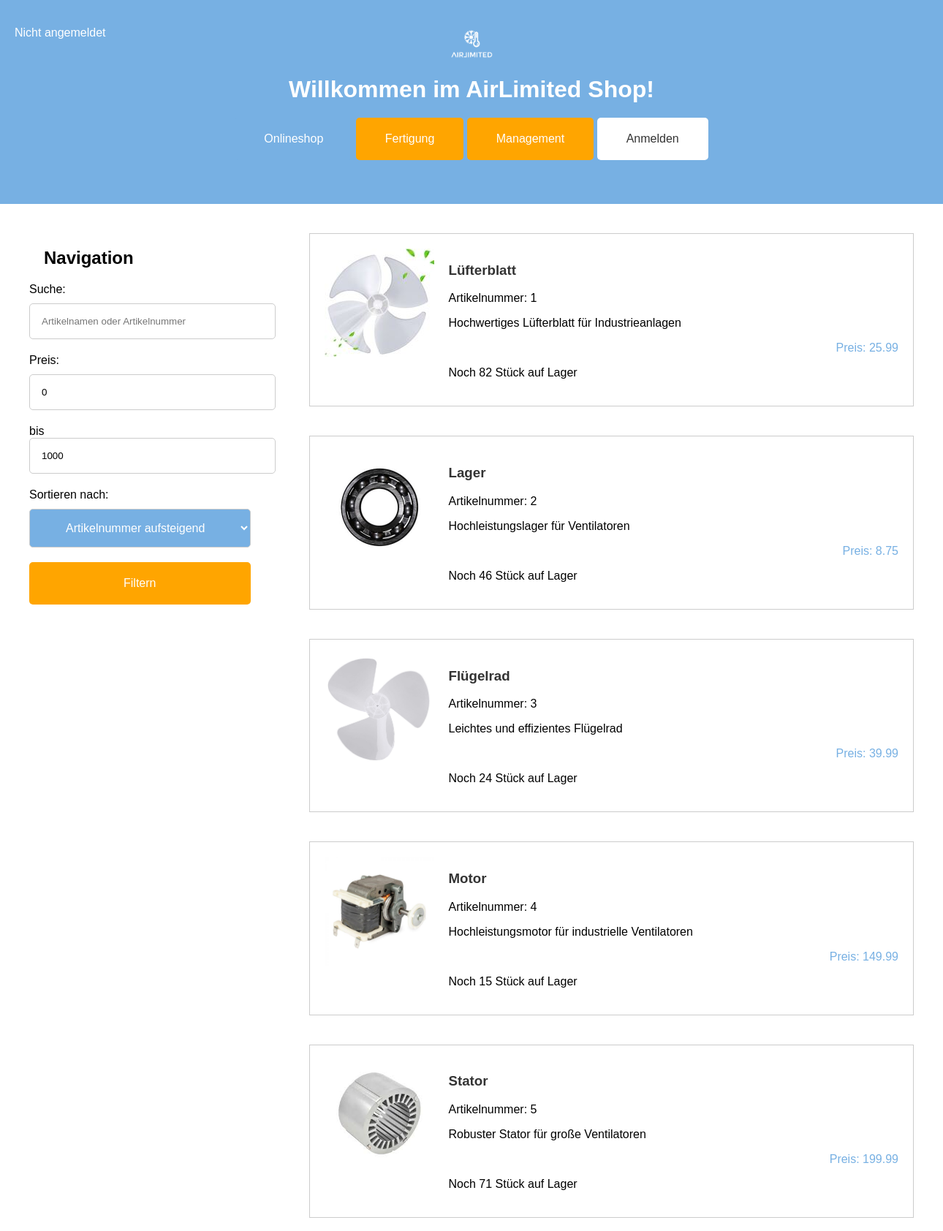
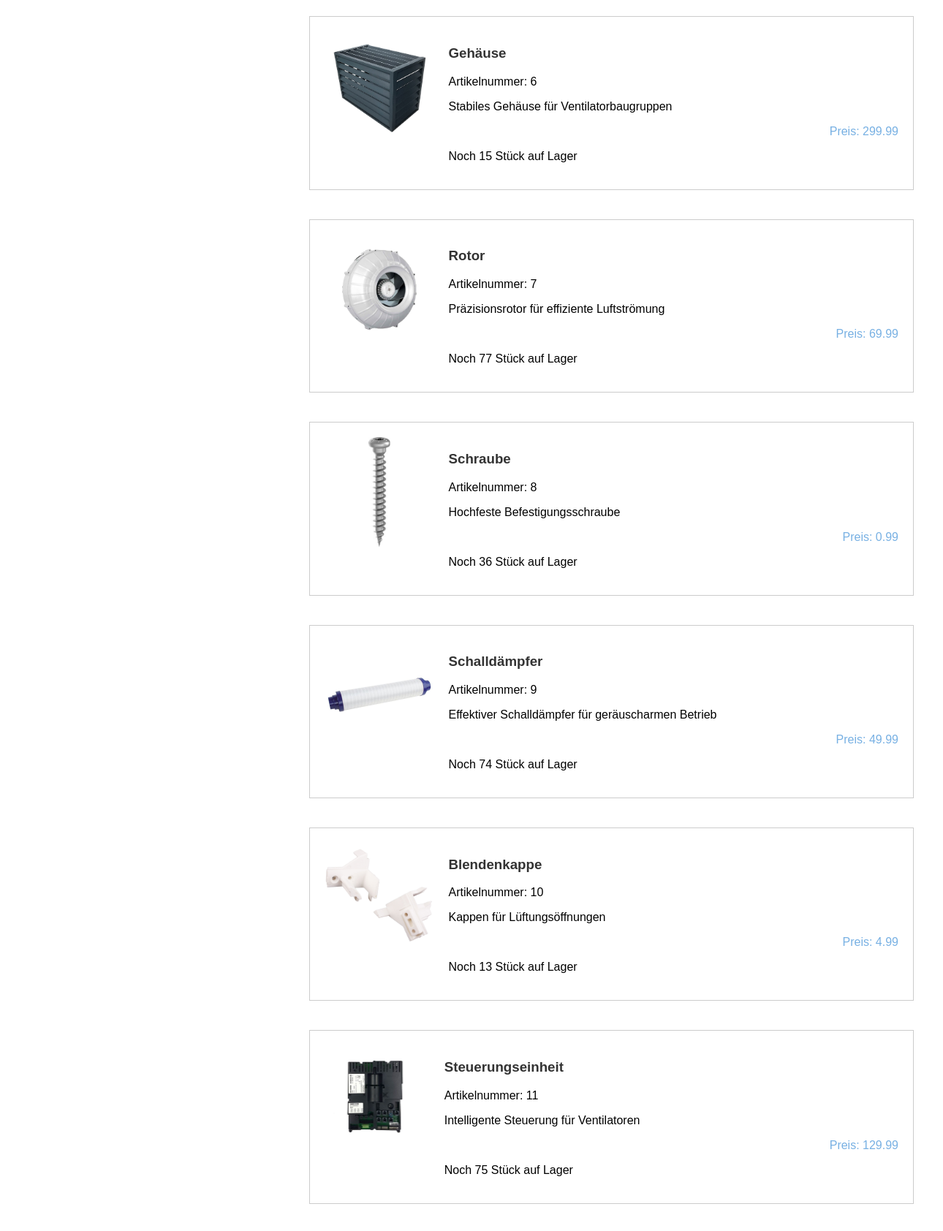
The page /onlineshop.php (upper part) on the database its author committed (2 pictures, top to bottom).
### tables this page shows
CREATE TABLE IF NOT EXISTS `sind_in` (
  `LagerNr` int(11) NOT NULL,
  `SKUNr` int(11) NOT NULL,
  `Bestand` int(11) DEFAULT NULL,
  PRIMARY KEY (`LagerNr`,`SKUNr`),
  KEY `sind_in SKUNr` (`SKUNr`),
  CONSTRAINT `sind_in LagerNr` FOREIGN KEY (`LagerNr`) REFERENCES `lager` (`LagerNr`) ON DELETE NO ACTION ON UPDATE NO ACTION,
  CONSTRAINT `sind_in SKUNr` FOREIGN KEY (`SKUNr`) REFERENCES `sku` (`SKUNr`) ON DELETE NO ACTION ON UPDATE NO ACTION
);

CREATE TABLE IF NOT EXISTS `sku` (
  `SKUNr` int(11) NOT NULL AUTO_INCREMENT,
  `Name` varchar(20) NOT NULL,
  `Standardlosgroeße` int(11) NOT NULL DEFAULT 0,
  `Laenge` float DEFAULT NULL,
  `Breite` float DEFAULT NULL,
  `Hoehe` float DEFAULT NULL,
  `Gewicht` float DEFAULT NULL,
  `Beschreibung` varchar(200) DEFAULT NULL,
  `Preis` float DEFAULT NULL,
  `Foto` varchar(50) DEFAULT NULL,
  `Art` varchar(50) DEFAULT NULL,
  `Fertigungsanweisungen` varchar(50) DEFAULT NULL,
  `FertigungsNr` int(11) DEFAULT NULL,
  `LagerNr` int(11) DEFAULT NULL,
  PRIMARY KEY (`SKUNr`),
  KEY `FertigungsNr` (`FertigungsNr`),
  KEY `Lagerstandort` (`LagerNr`),
  CONSTRAINT `sku FertigungsNr` FOREIGN KEY (`FertigungsNr`) REFERENCES `fertigung` (`FertigungsNr`) ON DELETE NO ACTION ON UPDATE NO ACTION,
  CONSTRAINT `sku LagerNr` FOREIGN KEY (`LagerNr`) REFERENCES `lager` (`LagerNr`) ON DELETE NO ACTION ON UPDATE NO ACTION
);

### db_class.php (called while the page is built, shortened)
<?php
class DBConnector
{
	private $database = null;
	public function connect()
	{
		$this->database = mysqli_connect(DB_HOST, DB_USER, DB_PASSWORD) or die('Verbindung schlug fehl: '.mysqli_error($this->database));
		mysqli_select_db($this->database, DB_NAME) or die('Verbindung schlug fehl: '.mysqli_error($this->database));
		mysqli_query($this->database, "SET CHARSET 'utf8'") or die('Verbindung schlug fehl: '.mysqli_error($this->database));
		mysqli_query($this->database, "SET NAMES 'UTF8'") or die('Verbindung schlug fehl: '.mysqli_error($this->database));
	}
	static public function fetchEntity($QueryResult)
	{
		return mysqli_fetch_object($QueryResult);
	}
	static public function fetchEntityArray($QueryResult)
	{
		$result = array();
		while( $item = DBConnector::fetchEntity($QueryResult) )
			$result[] = $item;
		return $result;
	}
	public function query($Query)
	{
		$result = mysqli_query($this->database, $Query);
		return $result;
	}
	public function getEntityArray($Query)
	{
		$result = $this->query($Query);
		if( $result )
			return $this->fetchEntityArray($result);
		else
			return false;
	}
}
?>

### onlineshop.php (the view, shortened to what this page needs)
<?php
if (isset($_SESSION['userType']) && isset($_SESSION['userID'])) {
    $userType = $_SESSION['userType'];
    $userID = $_SESSION['userID'];
    $loginText = "Angemeldet als: " . $userType . " " . $userID;
} else {
    $loginText = "Nicht angemeldet". "<br>";
}
require_once "db_class.php";
$DBServer   = 'localhost';
$DBHost     = 'airlimited';
$DBUser     = 'root';
$DBPassword = '';
$db = new DBConnector($DBServer, $DBHost, $DBUser, $DBPassword);
$db->connect();
$price_min = 0;
$price_max = 1000;
$search_term = '';
if (!isset($_GET['sort'])) {
    $sort = 'SKUNr ASC';
} else {
    $sort = $_GET['sort'];
}
$query = 'SELECT `Foto`, `Name`,  sku.`SKUNr`, `Beschreibung`, `Preis`, sind_in.Bestand ';
$query .= 'FROM `airlimited`.`sku` ';
$query .= 'LEFT JOIN sind_in ON sku.SKUNr = sind_in.SKUNr ';
$query .= 'WHERE Preis > '. $price_min .' AND Preis < ' . $price_max . ' ';
$query .= 'ORDER BY ' . $sort . ' ';
$query .= 'LIMIT 1000;';
$result = $db->getEntityArray($query);
?>
<!DOCTYPE html>
<html lang="de">
<head>
    <link rel="stylesheet" href="styles.css">
</head>
<body>
   <header>
        <div class="logo">
            <img src="logo.png" alt="AirLimited Logo">
        </div>
        <h1>Willkommen im AirLimited Shop!</h1>
        <nav>
            <button onclick="window.location.href='onlineshop.php'">Onlineshop</button>
            <button onclick="window.location.href='fertigung.php'" class="fertigung-btn">Fertigung</button>
            <button onclick="window.location.href='management.php'" class="management-btn">Management</button>
            <button onclick="window.location.href='index.php'" class="login-btn">Anmelden</button>
        </nav>
        <div class="meine-logindaten">
            <p>
                <?php
                    echo $loginText;
                ?>
            </p>
        </div>
    </header>
    <main id="index-page">
    <div class="product-nav">
        <h2>Navigation</h2>
        <form action="#" method="GET">
            <label for="search_term">Suche:</label>
            <input type="text" id="search_term" name="search_term" value="<?php echo htmlspecialchars($search_term); ?>" placeholder="Artikelnamen oder Artikelnummer">
            <label for="price">Preis:</label>
            <input type="number" id="price" name="price_min" min="0" value="<?php echo htmlspecialchars($price_min); ?>">
            <span>bis</span>
            <input type="number" id="price" name="price_max" min="0" value="<?php echo htmlspecialchars($price_max); ?>">
            <label for="sort">Sortieren nach:</label>
            <select id="sort" name="sort">
                <option value="SKUNr ASC" <?php if ($sort == 'SKUNr ASC') echo 'selected'; ?>>Artikelnummer aufsteigend</option>
            </select>
            <button type="submit">Filtern</button>
        </form>
    </div>
    <div class="product-content">
        <?php
            foreach ( $result as $sku ){
                echo '
                <div class="product">
                    <a href="#">
                        <div class="product-image">
                            <img src="images/' . htmlspecialchars($sku->SKUNr) . '.jpg" alt="Produkt ' . htmlspecialchars($sku->SKUNr) . '" width="150" height="150">
                        </div>
                        <div class="product-details">
                            <h3><a href="sku_details.php?sku=' . urlencode($sku->SKUNr) . '"> ' . htmlspecialchars($sku->Name) . ' </a></h3>
                            <p>Artikelnummer: '. $sku->SKUNr .'</p>
                            <p>'. $sku->Beschreibung .'</p>
                            <p class="price">Preis: '. $sku->Preis .'</p>
                            <p>Noch '. $sku->Bestand .' Stück auf Lager</p>
                        </div>
                    </a>
                </div>
                ';
            }
        ?>
    </div>
</main>
</body>
</html>

### styles.css (style rules this page uses)
body { font-family: Arial, sans-serif; margin: 0; padding: 0; }
header { background-color: #77b0e3; color: white; padding: 40px; display: flex; flex-direction: column; align-items: center; }
header h1 { margin: 0; margin-top: 20px; }
h2 { text-align: left; margin-left: 20px; margin-top: 20px; margin-bottom: 20px; }
.logo img { height: 40px; }
nav { margin-top: 20px; }
nav button { margin-bottom: 20px; background-color: #77b0e3; border: none; color: white; padding: 20px 40px; text-align: center; text-decoration: none; display: inline-block; font-size: 16px; cursor: pointer; border-radius: 5px; }
.login-btn { background-color: white; color: #333; }
.management-btn, .fertigung-btn { background-color: #ffa500; }
.meine-logindaten { position: absolute; top: 20px; left: 20px; }
.meine-logindaten p { color: white; text-align: left; text-decoration: none; font-size: 16px; }
main { padding: 40px; }
#index-page { display: flex; }
#index-page .product-content { flex: 1; }
#index-page .product-nav { width: 25%; padding-right: 40px; margin-right: 40px; }
#index-page .product-nav h2 { margin-bottom: 20px; }
#index-page .product-nav form { margin-bottom: 40px; }
#index-page .product-nav label { display: block; margin-bottom: 10px; }
#index-page .product-nav input[type="number"], #index-page .product-nav input[type="text"], #index-page .product-nav select { width: 100%; padding: 16px; border: 1px solid #ccc; border-radius: 5px; margin-bottom: 20px; }
#index-page .product-nav button { width: 100%; background-color: #ffa500; border: none; color: white; padding: 20px 40px; text-align: center; text-decoration: none; display: inline-block; font-size: 16px; cursor: pointer; border-radius: 5px; }
#index-page .product-content { flex: 1; margin-bottom: 100px; overflow-y: auto; }
#index-page .product { display: flex; border: 1px solid #ccc; margin-bottom: 40px; padding: 20px; }
#index-page .product a { text-decoration: none; color: #333; }
#index-page .product .product-image img { max-width: 150px; max-height: 150px; width: auto; height: auto; }
#index-page .product-details { flex: 1; }
#index-page .product-details .price { color: #77b0e3; text-align: right; }
.product-image { margin-right: 20px; }
form select { background-color: #77b0e3; border: none; color: white; padding: 10px 20px; text-align: center; text-decoration: none; display: inline-block; font-size: 16px; cursor: pointer; border-radius: 5px; margin-bottom: 20px; width: auto; }

### rows shown on the page
sind_in: shows a picture, SKUNr.Name "Lüfterblatt", SKUNr.SKUNr "1", SKUNr.Beschreibung "Hochwertiges Lüfterblatt für Industrieanlagen", SKUNr.Preis "25.99", Bestand "82"
sind_in: shows a picture, SKUNr.Name "Lager", SKUNr.SKUNr "2", SKUNr.Beschreibung "Hochleistungslager für Ventilatoren", SKUNr.Preis "8.75", Bestand "46"
sind_in: shows a picture, SKUNr.Name "Flügelrad", SKUNr.SKUNr "3", SKUNr.Beschreibung "Leichtes und effizientes Flügelrad", SKUNr.Preis "39.99", Bestand "24"
sind_in: shows a picture, SKUNr.Name "Motor", SKUNr.SKUNr "4", SKUNr.Beschreibung "Hochleistungsmotor für industrielle Ventilatoren", SKUNr.Preis "149.99", Bestand "15"
sind_in: shows a picture, SKUNr.Name "Stator", SKUNr.SKUNr "5", SKUNr.Beschreibung "Robuster Stator für große Ventilatoren", SKUNr.Preis "199.99", Bestand "71"
sind_in: shows a picture, SKUNr.Name "Gehäuse", SKUNr.SKUNr "6", SKUNr.Beschreibung "Stabiles Gehäuse für Ventilatorbaugruppen", SKUNr.Preis "299.99", Bestand "15"
sind_in: shows a picture, SKUNr.Name "Rotor", SKUNr.SKUNr "7", SKUNr.Beschreibung "Präzisionsrotor für effiziente Luftströmung", SKUNr.Preis "69.99", Bestand "77"
sind_in: shows a picture, SKUNr.Name "Schraube", SKUNr.SKUNr "8", SKUNr.Beschreibung "Hochfeste Befestigungsschraube", SKUNr.Preis "0.99", Bestand "36"
sind_in: shows a picture, SKUNr.Name "Schalldämpfer", SKUNr.SKUNr "9", SKUNr.Beschreibung "Effektiver Schalldämpfer für geräuscharmen Betrieb", SKUNr.Preis "49.99", Bestand "74"
sind_in: shows a picture, SKUNr.Name "Blendenkappe", SKUNr.SKUNr "10", SKUNr.Beschreibung "Kappen für Lüftungsöffnungen", SKUNr.Preis "4.99", Bestand "13"
sind_in: shows a picture, SKUNr.Name "Steuerungseinheit", SKUNr.SKUNr "11", SKUNr.Beschreibung "Intelligente Steuerung für Ventilatoren", SKUNr.Preis "129.99", Bestand "75"
